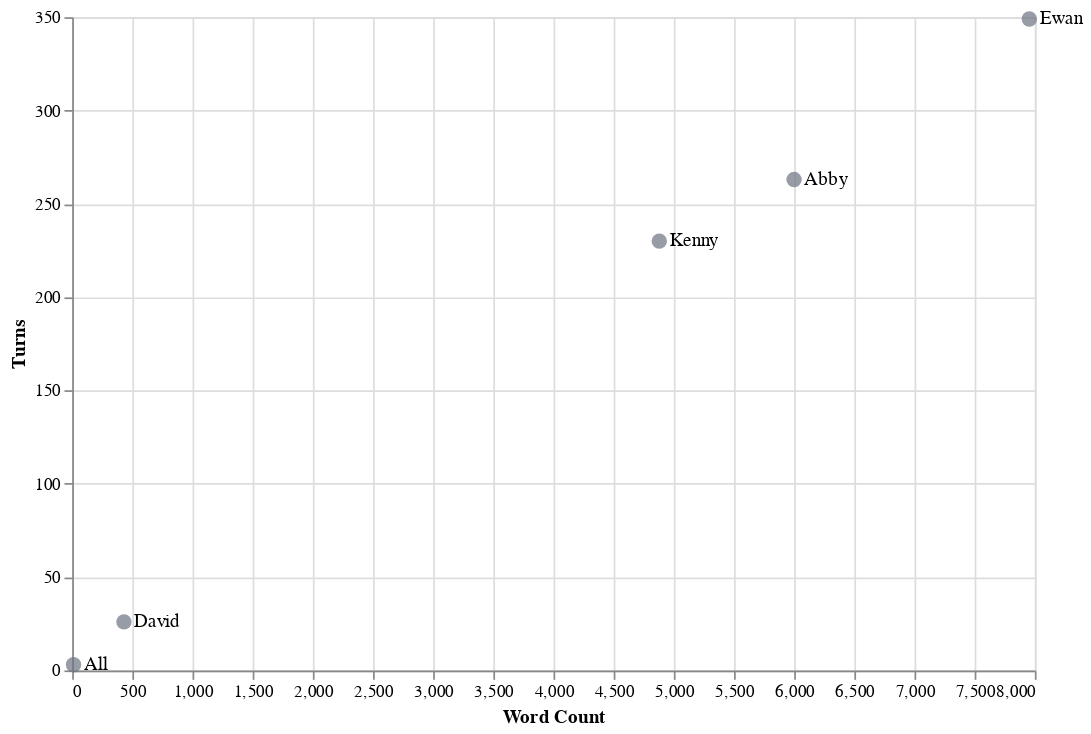

Notebook source saved alongside this figure:
### Code cell
import altair as alt

alt.Chart(turns_df).mark_circle(size=80, color='#6B7280').encode(
    x='Word Count:Q',
    y='Turns:Q',
    tooltip=['Speaker:N','Word Count:Q','Turns:Q']
).properties(width=560, height=380) + alt.Chart(turns_df).mark_text(
    align='left', dx=6
).encode(
    x='Word Count:Q', y='Turns:Q', text='Speaker:N'
)

### Figure 1 — Vega-Lite specification as saved in the notebook (floating-point values rounded to 4 significant figures)
{"config": {"view": {"continuousWidth": 300, "continuousHeight": 300}}, "layer": [{"mark": {"type": "circle", "color": "#6B7280", "size": 80}, "encoding": {"tooltip": [{"field": "Speaker", "type": "nominal"}, {"field": "Word Count", "type": "quantitative"}, {"field": "Turns", "type": "quantitative"}], "x": {"field": "Word Count", "type": "quantitative"}, "y": {"field": "Turns", "type": "quantitative"}}}, {"mark": {"type": "text", "align": "left", "dx": 6}, "encoding": {"text": {"field": "Speaker", "type": "nominal"}, "x": {"field": "Word Count", "type": "quantitative"}, "y": {"field": "Turns", "type": "quantitative"}}}], "data": {"name": "data-4865847482b0408944c2de69aafb3fc9"}, "height": 380, "width": 560, "$schema": "https://vega.github.io/schema/vega-lite/v5.8.0.json", "datasets": {"data-4865847482b0408944c2de69aafb3fc9": [{"Speaker": "Abby", "Turns": 263, "Word Count": 5999}, {"Speaker": "Ewan", "Turns": 349, "Word Count": 7954}, {"Speaker": "All", "Turns": 3, "Word Count": 11}, {"Speaker": "Kenny", "Turns": 230, "Word Count": 4879}, {"Speaker": "David", "Turns": 26, "Word Count": 430}]}}
